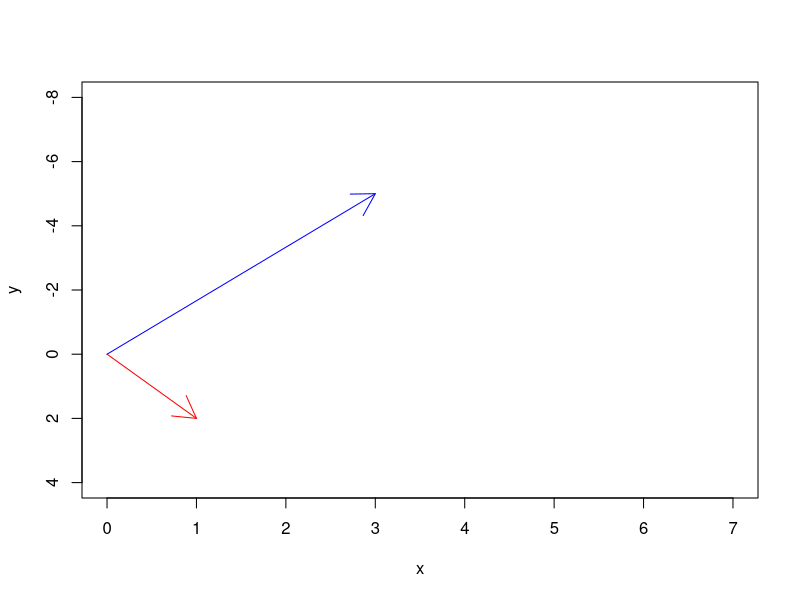

Source code (R):
## ---- chunk 1
x = c(1, 3)
y = c(2, -5)


plot(x,y,xlim=c(0,7), ylim=c(4,-8), col = "white")
arrows(0,0,x,y,col = c("red","blue"))

## ---- chunk 2
norma = function(x) return(sqrt(sum(x^2)))
comprX = norma(x); comprX
comprY = norma(y); comprY
#Ou também:
sqrt(x%*%x) ; sqrt(y%*%y)

## ---- chunk 3

anguloRad = acos((x%*%y)/(sqrt(x%*%x)*sqrt(y%*%y))) # Em radianos
anguloGraus = anguloRad * 180/pi; anguloGraus

## ---- chunk 4
dist = sqrt((x-y)%*%(x-y)); dist
## ---- chunk 5
A = matrix(c(4,2,2,2,2,0,2,0,4), ncol = 3)
B = matrix(c(6,4,2,4,4,0,2,0,6), ncol = 3)

invA = solve(A); invA
invB = solve(B); invB
## ---- chunk 6
AB = A%*%B
invAB = solve(AB); invAB

## ---- chunk 7
invAB
invB %*% invA
## ---- chunk 8
A = matrix(c(4,2,2,2),ncol = 2)
valores = eigen(A)

## ---- chunk 9
P = valores$vectors
## ---- chunk 10
P #Matriz com autovetores
P[,1] %*% P[,2] #ortogonais
sqrt(P[,1] %*% P[,1]) #Autovetor1 tem norma = 1
sqrt(P[,2] %*% P[,2]) #Autovetor2 tem norma = 1
#Logo são ortonormais 

## ---- chunk 11
K = matrix(c(valores$values[1],0,0,valores$values[2]),ncol=2)
A
P %*% K %*% t(P) # A = PKP^T
t(P) %*% A %*% P # K = P^TAP
## ---- chunk 12
library(matrixcalc)
A = matrix(c(4.6,7.2,7.2,0.4), ncol = 2)
det(A)
## ---- chunk 13
is.positive.definite(A)
is.positive.semi.definite(A)
## ---- chunk 14
matrix.rank(A)
## ---- chunk 15
matrix.trace(A)
## ---- chunk 16
is.diagonal.matrix(A)
## ---- chunk 17
#A é simétrica

eigen(A)$vectors %*% (t(eigen(A)$vectors) %*% A %*% eigen(A)$vectors) %*% t(eigen(A)$vectors)
